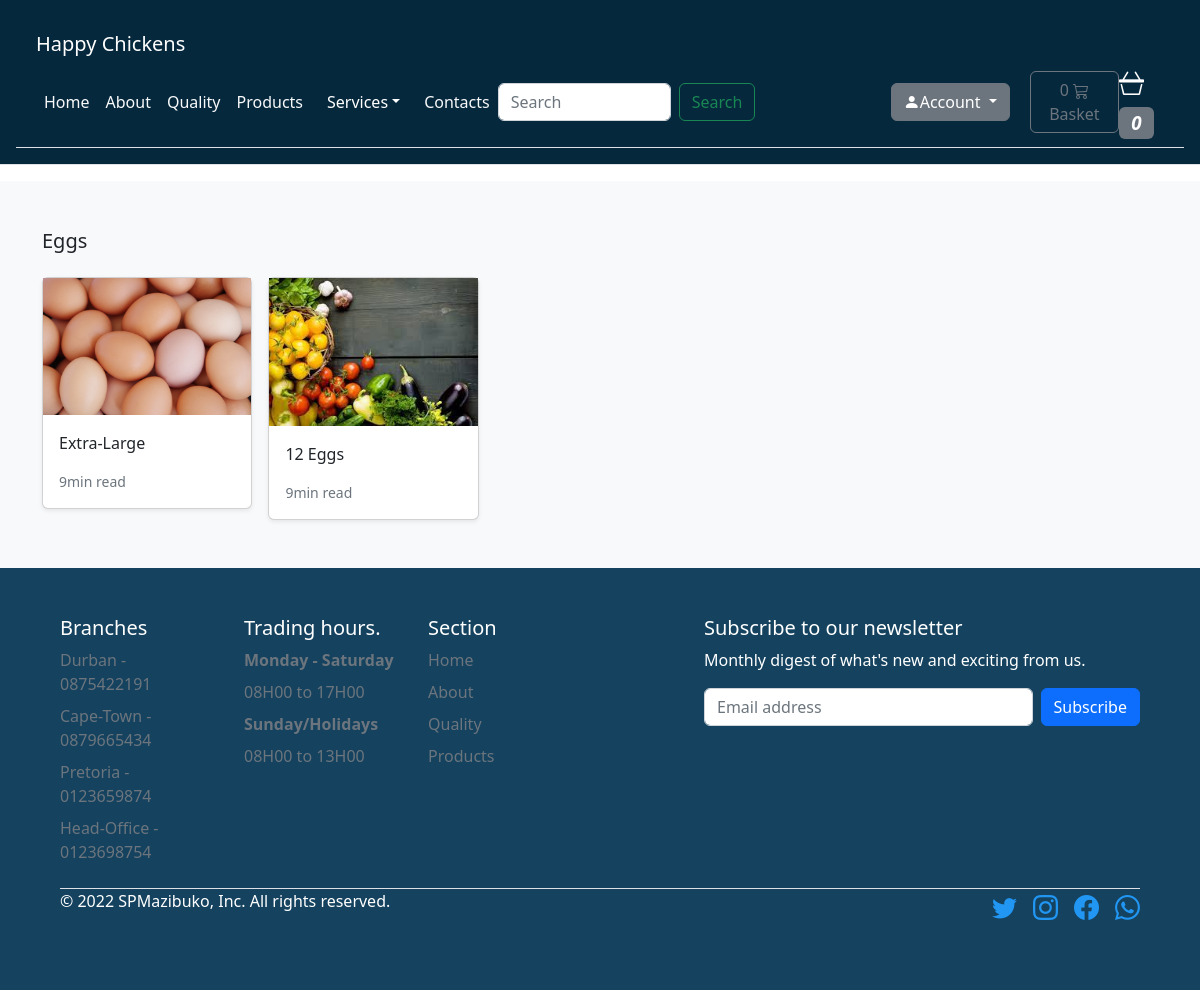
/search/eggs/, run on an earlier commit of the app's database.
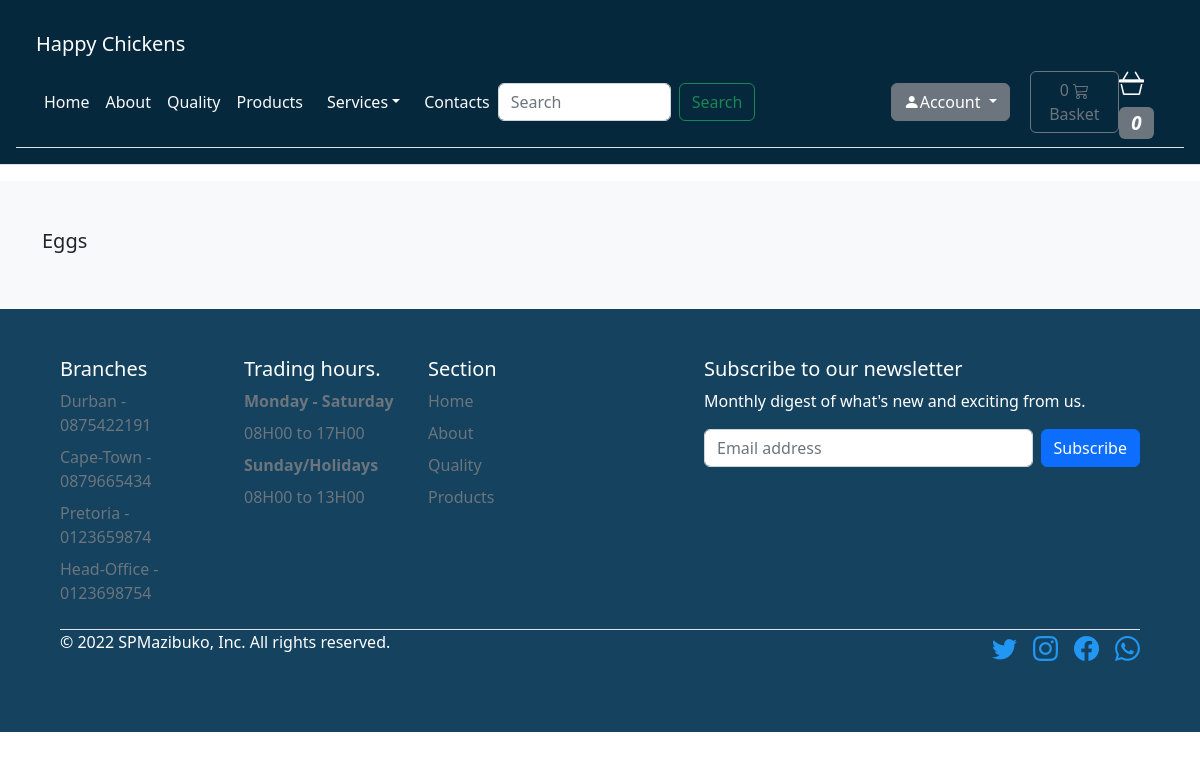
And on a later commit of the database.
### store/models.py (models this page shows, shortened)
class Product(models.Model):
    category = models.ForeignKey(Category, related_name='product', on_delete=models.CASCADE)
    created_by = models.ForeignKey(User, on_delete=models.CASCADE, related_name='product_creator')
    title = models.CharField(max_length=255)
    author = models.CharField(max_length=255, default='admin')
    description = models.TextField(blank=True)
    image = models.ImageField(upload_to='images/')
    slug = models.SlugField(max_length=255)
    price = models.DecimalField(max_digits=10, decimal_places=0)
    in_stock = models.BooleanField(default=True)
    is_active = models.BooleanField(default=True)
    created = models.DateTimeField(auto_now_add=True)
    updated = models.DateTimeField(auto_now=True)
    objects = models.Manager()
    products = ProductManager()
    class Meta:
        verbose_name_plural = 'Products'
        ordering = ('-created',)
    def get_absolute_url(self):
        return reverse('store:product_detail', args=[self.slug])

### store/views.py (the view)
# urls.py: path('search/<slug:category_slug>/', views.category_list, name='category_list'),
def category_list(request, category_slug=None):
    category = get_object_or_404(Category, slug=category_slug)
    products = Product.objects.filter(category=category)
    return render(request, 'store/products/category.html', {'category': category, 'products': products})

### basket/basket.py (called while the page is built)
    def __len__(self):
        return sum(item['qty'] for item in self.basket.values())

### basket/context_processors.py (called while the page is built)
def basket(request):
    return {'basket': Basket(request)}

### templates/store/products/category.html (shortened to what this page needs)
{% extends "../base.html" %}
{% load static %}
{% block content %}
<main>
  <div class="album py-5 bg-light">
    <div class="container">
      <div class="pb-3 h5">{{category.name|title}}</div>
      <div class="row row-cols-1 row-cols-sm-2 row-cols-md-5 g-3">
        {% for product in products %}
        <div class="col">
          <div class="card shadow-sm">
          <img class="img-fluid" alt="Responsive image" src="{{ product.image.url }}">
            <div class="card-body">
              <p class="card-text">
                <a class="text-dark text-decoration-none" href="{{ product.get_absolute_url }}">{{ product.title }}</a>
              </p>
              <div class="d-flex justify-content-between align-items-center">
                <small class="text-muted">9min read</small>
              </div>
            </div>
          </div>
        </div>
        {% endfor %}
      </div>
    </div>
  </div>
</main>
{% endblock %}

What changed in the data, as far as the page shows it:
removed Product: image (picture), title "Extra-Large"
removed Product: image (picture), title "12 Eggs"
